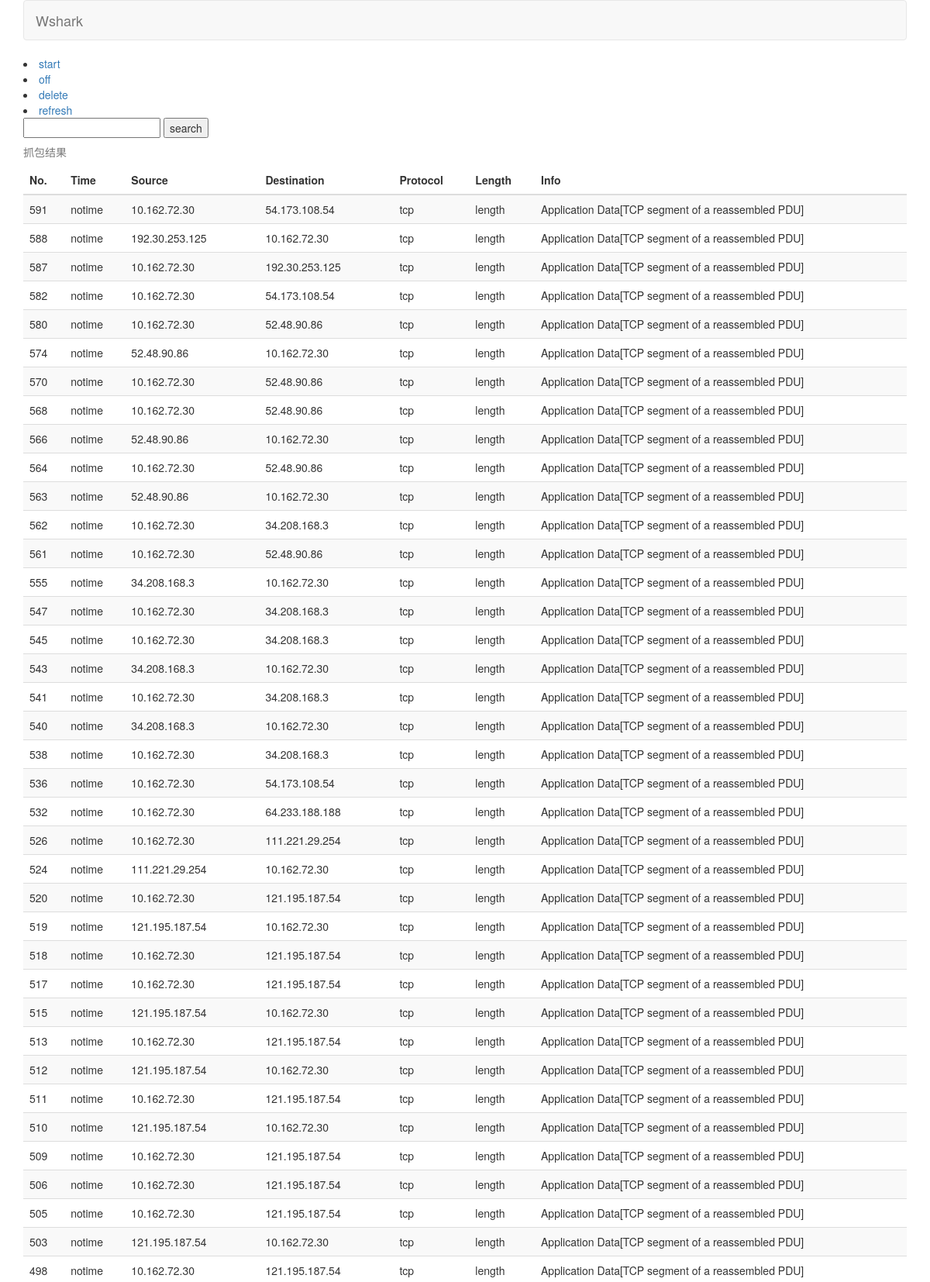
Screenshot of /wshark/ (upper part) with the database file from the repository.
### wshark/models.py (models this page shows)
class PacketM(models.Model):
    id = models.IntegerField(primary_key=True)
    proto = models.CharField(max_length=50)

class IpM(models.Model):
    packet = models.OneToOneField(
        PacketM,
        on_delete=models.CASCADE,
        primary_key=True
    )
    version = models.CharField(max_length=50)
    header_length = models.CharField(max_length=50)
    dsf = models.CharField(max_length=50)
    total_length = models.CharField(max_length=50)
    indentification = models.CharField(max_length=50)
    flags = models.CharField(max_length=50)
    fragment_offset = models.CharField(max_length=50)
    time_to_live = models.CharField(max_length=50)
    next_proto = models.CharField(max_length=50)
    checksum = models.CharField(max_length=50)
    source = models.CharField(max_length=50)
    destination = models.CharField(max_length=50)

### wshark/views.py (the view, shortened to what this page needs)
def index(request):
    if 'keyword' in request.GET:
        print(type(request.GET['keyword']))
        print(request.GET['keyword'])
        keyword = str2hex(request.GET['keyword'])
        key_packets = PacketM.objects.filter(tcpm__actual_data__contains=keyword)
        actual_datas = []
        for packet in key_packets:
            actual_datas.append(((hexstr2bytes(packet.tcpm.actual_data),), packet.tcpm.stream_index))
        context = {'key_packets': key_packets, 'actual_datas': actual_datas}
    else:
        packets = PacketM.objects.all().order_by('-id')
        if 'delete' in request.GET:
            packets.delete()
        context = {'packets': packets}
    return render(
        request,
        'wshark/index.html',
        context
        )

### wshark/templates/wshark/index.html (shortened to what this page needs)
<!DOCTYPE html>
<html lang="en">
{% block content %}
 <head>
    <link href="/static/wshark/css/bootstrap.min.css" rel="stylesheet">
     <link href="/static/wshark/css/bootstrap.css" rel="stylesheet">
  </head>
<body>
    <div class="container">
        <nav class="navbar navbar-default" role="navigation">
            <div class="container-fluid">
                <div class="navbar-header">
                    <a class="navbar-brand" href="/wshark">Wshark</a>
                </div>
            </div>
        </nav>
        <li><a href="/wshark?start=on">start</a></li>
        <li><a href="/wshark?start=off">off</a></li>
        <li><a href="/wshark?delete=yes">delete</a></li>
        <li><a href="/wshark">refresh</a></li>
        <form action="/wshark/" method="get">
            <input name="keyword">
            <input type="submit" value="search"></input>
        </form>
        <table class="table table-striped">
            <caption>抓包结果</caption>
                  <thead>
                    <tr>
                        <th>No.</th>
                        <th>Time</th>
                        <th>Source</th>
                        <th>Destination</th>
                        <th>Protocol</th>
                        <th>Length</th>
                        <th>Info</th>
                    </tr>
                  </thead>
            <tbody>
            {% if packets %}
                {% for packet in packets %}
                {% if packet.proto == 'tcp' %}
                    <tr class='clickable-row' data-href='/wshark/packet/{{packet.id}}'>
                      <td>{{packet.id}}</td>
                      <td>notime</td>
                            <td>{{packet.ipm.source}}</td>
                            <td>{{packet.ipm.destination}}</td>
                            <td>tcp</td>
                            <td>length</td>
                            <td>Application Data[TCP segment of a reassembled PDU]</td>
                    </tr>
                    {% endif %}
                {% endfor %}
            {% endif %}
            </tbody>
        </table>
    </div>
</body>
</html>
{% endblock %}

### rows the page displays
PacketM: id "591", ipm.source "10.162.72.30", ipm.destination "54.173.108.54"
PacketM: id "588", ipm.source "192.30.253.125", ipm.destination "10.162.72.30"
PacketM: id "587", ipm.source "10.162.72.30", ipm.destination "192.30.253.125"
PacketM: id "582", ipm.source "10.162.72.30", ipm.destination "54.173.108.54"
PacketM: id "580", ipm.source "10.162.72.30", ipm.destination "52.48.90.86"
PacketM: id "574", ipm.source "52.48.90.86", ipm.destination "10.162.72.30"
PacketM: id "570", ipm.source "10.162.72.30", ipm.destination "52.48.90.86"
PacketM: id "568", ipm.source "10.162.72.30", ipm.destination "52.48.90.86"
PacketM: id "566", ipm.source "52.48.90.86", ipm.destination "10.162.72.30"
PacketM: id "564", ipm.source "10.162.72.30", ipm.destination "52.48.90.86"
PacketM: id "563", ipm.source "52.48.90.86", ipm.destination "10.162.72.30"
PacketM: id "562", ipm.source "10.162.72.30", ipm.destination "34.208.168.3"
PacketM: id "561", ipm.source "10.162.72.30", ipm.destination "52.48.90.86"
PacketM: id "555", ipm.source "34.208.168.3", ipm.destination "10.162.72.30"
PacketM: id "547", ipm.source "10.162.72.30", ipm.destination "34.208.168.3"
PacketM: id "545", ipm.source "10.162.72.30", ipm.destination "34.208.168.3"
PacketM: id "543", ipm.source "34.208.168.3", ipm.destination "10.162.72.30"
PacketM: id "541", ipm.source "10.162.72.30", ipm.destination "34.208.168.3"
PacketM: id "540", ipm.source "34.208.168.3", ipm.destination "10.162.72.30"
PacketM: id "538", ipm.source "10.162.72.30", ipm.destination "34.208.168.3"
PacketM: id "536", ipm.source "10.162.72.30", ipm.destination "54.173.108.54"
PacketM: id "532", ipm.source "10.162.72.30", ipm.destination "64.233.188.188"
PacketM: id "526", ipm.source "10.162.72.30", ipm.destination "111.221.29.254"
PacketM: id "524", ipm.source "111.221.29.254", ipm.destination "10.162.72.30"
PacketM: id "520", ipm.source "10.162.72.30", ipm.destination "121.195.187.54"
PacketM: id "519", ipm.source "121.195.187.54", ipm.destination "10.162.72.30"
PacketM: id "518", ipm.source "10.162.72.30", ipm.destination "121.195.187.54"
PacketM: id "517", ipm.source "10.162.72.30", ipm.destination "121.195.187.54"
PacketM: id "515", ipm.source "121.195.187.54", ipm.destination "10.162.72.30"
PacketM: id "513", ipm.source "10.162.72.30", ipm.destination "121.195.187.54"
PacketM: id "512", ipm.source "121.195.187.54", ipm.destination "10.162.72.30"
PacketM: id "511", ipm.source "10.162.72.30", ipm.destination "121.195.187.54"
PacketM: id "510", ipm.source "121.195.187.54", ipm.destination "10.162.72.30"
PacketM: id "509", ipm.source "10.162.72.30", ipm.destination "121.195.187.54"
PacketM: id "506", ipm.source "10.162.72.30", ipm.destination "121.195.187.54"
PacketM: id "505", ipm.source "10.162.72.30", ipm.destination "121.195.187.54"
PacketM: id "503", ipm.source "121.195.187.54", ipm.destination "10.162.72.30"
PacketM: id "498", ipm.source "10.162.72.30", ipm.destination "121.195.187.54"
